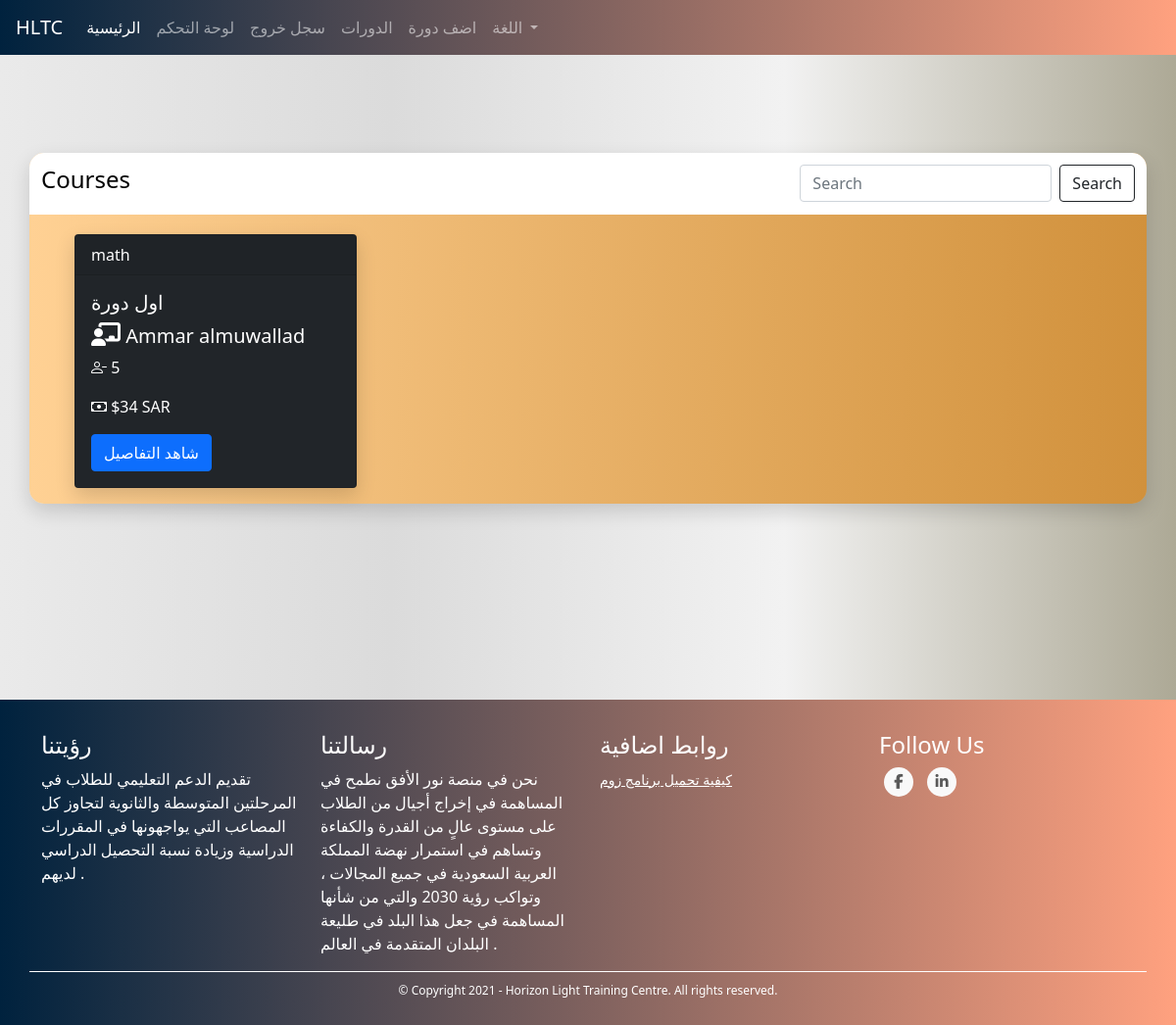
The app's page /courses (signed in), older data.
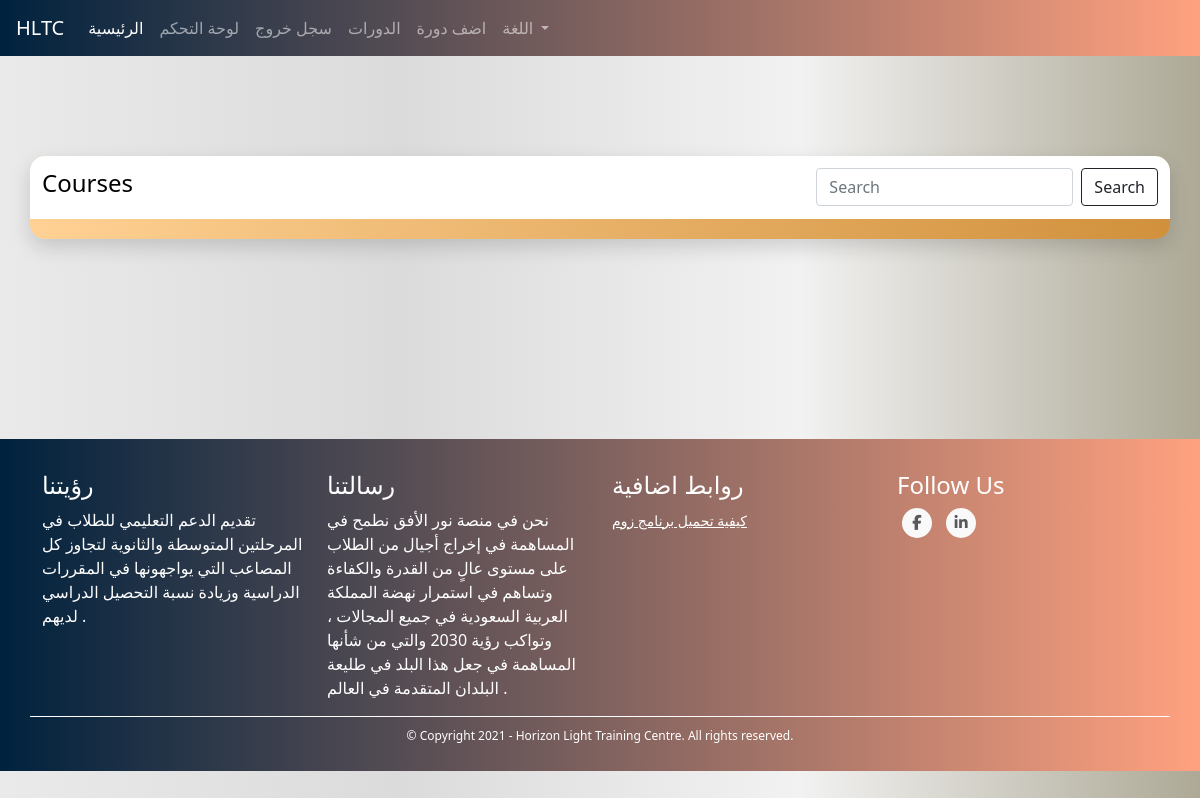
The same page, newer data.
### TUTOR/models.py (models this page shows, shortened)
class CourseModel(db.Model):
    id = db.Column(db.Integer, primary_key=True)
    name = db.Column(db.String(130), nullable=False)
    description = db.Column(db.String(1000), nullable=False)
    subject = db.Column(db.String(), nullable=False)
    price = db.Column(db.Integer, nullable=False)
    min_students = db.Column(db.Integer, nullable=False)
    max_students = db.Column(db.Integer, nullable=False)
    currency = db.Column(db.String(3), nullable=False)
    began = db.Column(db.Boolean, nullable=False, default=False)
    ended = db.Column(db.Boolean, nullable=False, default=False)
    course_type = db.Column(db.Integer, nullable=False) # 1 for start when min number # 2 for start with min and date
    _period = db.Column(db.Integer, nullable=True) # days
    _start_date = db.Column(db.DateTime, nullable=True)
    _end_date = db.Column(db.DateTime, nullable=True)
    links = db.Column(db.String(), nullable=False) # {"zoom": "link", ....}
    weekly_time_table_json  = db.Column(db.String(1000), nullable=False) # {"saturday": {"from": ..., "to": ...}, ...}
    _state = db.Column(db.String(), nullable=False, default=json.dumps({"state_code": 1, "state_string": "لم تبدأ بعد", "allowed_actions": ["join", "view", "start", "cancel"]})) # {"state_code": 2, "state_string": "قائم", "allowed_actions": ["view", "end"]} {"state_code": 3, "state_string": "انتهى", "allowed_actions": ["delete"]} {"state_code": 4, "state_string": "ملغي", "allowed_actions": ["delete"]}
    number_of_students_paid = db.Column(db.Integer, nullable=False, default=0)
    have_sent_first_payment_emails = db.Column(db.Boolean, nullable=False, default=False)
    created_by_admin = db.Column(db.Boolean, nullable=False)
    creation_date = db.Column(db.DateTime, nullable=False, default=datetime.utcnow)
    payment_model = db.relationship('PaymentModel', backref='course', uselist=False)
    tutor_data_model_id = db.Column(db.Integer, db.ForeignKey('tutor_data_model.id'),
        nullable=False)
    @property
    def number_of_participants(self):
        return len(self.students)
    @property
    def empty_seats(self):
        return self.max_students - self.number_of_participants
    def start(self):
        self.began = True
        self._state = json.dumps({"state_code": 2, "state_string": "قائم", "allowed_actions": ["view", "end", "cancel"]})
        if self.course_type == 1:
            now = datetime.date(datetime.utcnow())
            self._start_date = now
            self._end_date = now + timedelta(days=self.period)
        db.session.commit()
        for sdm in self.students: # the paymetn is when a student joins not when the course begins bcz the course wont begin if students didn't pay
            send_student_course_start_email(sdm.user, self)
        send_tutor_course_start_email(self.tutor.user, self)
        return True
    def end(self):
        self.ended = True
        self._state = json.dumps({"state_code": 3, "state_string": "انتهى", "allowed_actions": ["delete"]})
        db.session.commit()
        for sdm in self.students:
            send_student_course_ended_email(sdm.user, self)
        send_tutor_course_ended_email(self.tutor.user, self)
        return True
    def cancel(self):
        self._state = json.dumps({"state_code": 4, "state_string": "ملغي", "allowed_actions": ["delete"]})
        db.session.commit()
        self.payment_model.refund_all()
        for sdm in self.students:
            send_student_course_canceled_email(sdm.user, self)
        send_tutor_course_canceled_email(self.tutor.user, self)

class UserModel(db.Model, UserMixin):
    id = db.Column(db.Integer, primary_key=True)
    first_name = db.Column(db.String(128), nullable=False)
    last_name = db.Column(db.String(128), nullable=False)
    username = db.Column(db.String(20), unique=True, nullable=False)
    email = db.Column(db.String(256), unique=True, nullable=False)
    password = db.Column(db.String(255), nullable=False)
    user_type = db.Column(db.String(30), nullable=False)
    _gender = db.Column(db.Boolean, nullable=False, default=True)
    email_confirmation_code = db.Column(db.String(5), nullable=True)
    is_confirmed = db.Column(db.Boolean, nullable=False, default=False)
    creation_date = db.Column(db.DateTime, nullable=False, default=datetime.utcnow)
    admin_data_model = db.relationship('AdminDataModel', backref='user', uselist=False)
    tutor_data_model = db.relationship('TutorDataModel', backref='user', uselist=False)
    student_data_model = db.relationship('StudentDataModel', backref='user', uselist=False)
    @property
    def full_name(self):
        return self.first_name + " " + self.last_name

### TUTOR/COURSES/routes.py (the view)
@courses_blueprint.route("/courses")
@login_required([])
def courses():
    all_courses = CourseModel.query.all()
    return render_template("courses.html", all_courses=all_courses)

### TUTOR/COURSES/routes.py (called while the page is built)
@courses_blueprint.context_processor
def utility_processor():
    return dict(get_language_text=LngObj.get_language_text, get_current_page_language_list=LngObj.get_current_page_language_list, languages=LANGUAGES, admin_types=ADMIN_TYPES, settings=SiteSettingsModel.instance())

### TUTOR/models.py (called while the page is built)
@login_manager.user_loader
def load_user(user_id):
    return UserModel.query.get(int(user_id))

    @classmethod
    def instance(cls):
        return cls.query.get(1)

### TUTOR/utils/utils.py (called while the page is built)
def login_required(roles=[]):
	def wrapper(fn):
		@wraps(fn)
		def decorated_view(*args, **kwargs):
			if request.method in EXEMPT_METHODS:
				return fn(*args, **kwargs)
			elif current_app.login_manager._login_disabled:
				return fn(*args, **kwargs)
			elif not current_user.is_authenticated:
				return current_app.login_manager.unauthorized()
			role = current_user.user_type
			if ( (role not in roles) and (roles != []) ):
				return current_app.login_manager.unauthorized()
			return fn(*args, **kwargs)
		return decorated_view
	return wrapper

### TUTOR/templates/courses.html (shortened to what this page needs)
{% extends "template.html" %}
{% block content %}
    <link rel="stylesheet" href="{{ url_for('static', filename='css/courses.css') }}">
    <div class="container my-cont">
        <div class="row justify-content-center my-row filter-row">
          <nav class="navbar navbar-expand-lg my-courses-nav navbar-dark">
            <a class="navbar-brand"><h4>Courses</h4></a>
                  <div class="collapse navbar-collapse" id="navbarSupportedContent">
                    <form class="form-inline my-2 my-lg-0">
                      <input class="form-control mr-sm-2" type="search" placeholder="Search" aria-label="Search">
                      <button class="btn btn-outline-dark my-2 my-sm-0" type="submit">Search</button>
                    </form>
                  </div>
            </nav>
        </div>
        <div class="row my-row">
            {% for course in all_courses %}
                <div class="col-sm-4 my-col content-col">
                    <div class="card text-white bg-dark mb-3 my-card" style="max-width: 18rem;">
                        <div class="card-header">{{ course.subject }}</div>
                            <div class="card-body">
                                <h5 class="card-title">{{ course.name }}</h5>
                                <h5 class="card-title"><i class='fas fa-chalkboard-teacher' style='font-size:24px'></i> {{ course.tutor.user.full_name }}</h5>
                                <p class="card-text"><i class="bi bi-person-dash"></i> {{ course.empty_seats }}</p>
                                {% if current_user.user_type == "student" %}
                                  <p class="card-text"><i class="bi bi-cash"></i> ${{ course.price_for_student(current_user.student_data_mode) }} {{ course.currency }}  {% if course.has_discount_for_student(current_user.student_data_mode) %}عرض خاص{% endif %}</p>
                                  {% else %}
                                  <p class="card-text"><i class="bi bi-cash"></i> ${{ course.price }} {{ course.currency }}</p>
                                  {% endif %}
                                  <a href="{{ url_for('courses_blueprint.course', course_id=course.id) }}" class="btn btn-primary">شاهد التفاصيل</a>
                        </div>
                    </div>
                </div>
            {% endfor %}
        </div>
    </div>
{% endblock %}

Row changes from the older to the newer data that the page shows:
removed CourseModel: subject "math", name "اول دورة", tutor.user.full_name "Ammar almuwallad", empty_seats "5", price "34", currency "SAR"
